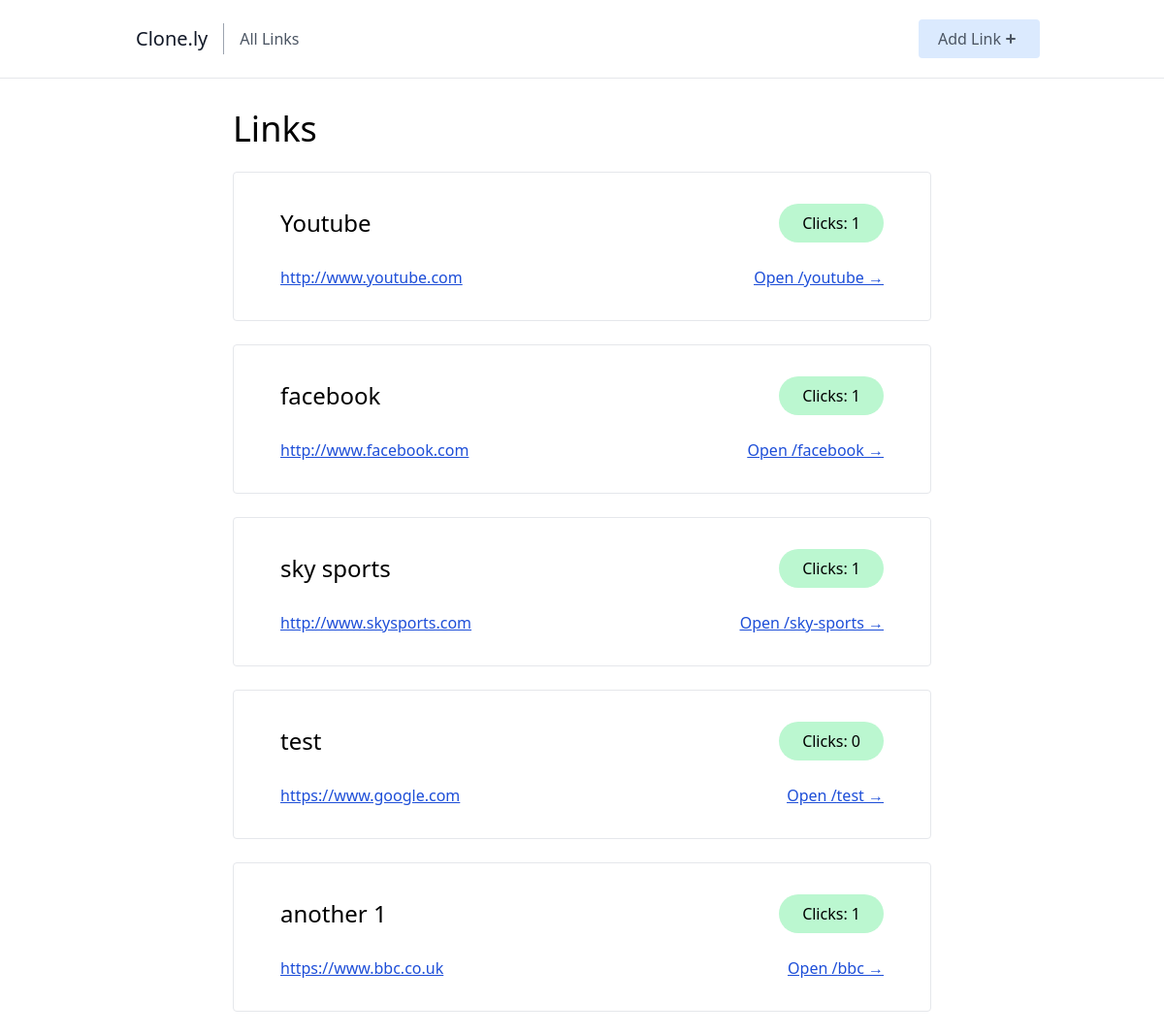
The page / on the database its author committed.
### clonely/models.py (models this page shows, shortened)
class Link(models.Model):
    name = models.CharField(max_length = 50, unique=True)
    url = models.URLField(max_length=200)
    slug = models.SlugField(unique=True, blank=True)
    clicks = models.PositiveIntegerField(default=0)

### clonely/views.py (the view)
# urls.py: path('', index, name='home'),
def index(request):
    links = Link.objects.all()
    context = {
        'links' : links,
    }
    return render(request, 'clonely/index.html', context)

### clonely/templates/clonely/index.html
{% extends 'clonely/_base.html' %}
{% block content %}
<div class="sm:w-2/3 mx-auto px-10">
    <h1 class="text-4xl mb-2">Links</h1>
    {% for link in links %}
    <div class="border rounded px-12 py-8 my-6 hover:bg-gray-50">
        <div class="flex justify-between items-center pb-6">
            <p class="text-2xl">{{link.name}}</p>
            <p class="rounded-full bg-green-200 px-6 py-2">Clicks: {{link.clicks}}</p>
        </div>
        <div class="flex justify-between items-center">
            <p><a class="underline text-blue-700" href="{{link.url}}">{{link.url}}</a></p>
            <p class="underline underline text-blue-700"><a target="_blank" href="{% url 'root-link' link.slug %}">Open /{{link.slug}} →</a></p>
        </div>
    </div>
    {% endfor %}
</div>
{% endblock content %}

### clonely/templates/clonely/_base.html (shortened to what this page needs)
<html>
    <head>
        <script src="https://cdn.tailwindcss.com"></script>
    </head>
    <body class="">
        <header class="text-gray-600 body-font border-b mb-8">
            <div class="container mx-auto flex flex-wrap px-10 py-5 flex-col md:flex-row items-center">
                <a href="{% url 'home' %}" class="flex title-font font-medium items-center text-gray-900 mb-4 md:mb-0">
                <span class="ml-3 text-xl">Clone.ly</span>
                </a>
                <nav class="md:mr-auto md:ml-4 md:py-1 md:pl-4 md:border-l md:border-gray-400	flex flex-wrap items-center text-base justify-center">
                <a href="{% url 'home' %}" class="mr-5 hover:text-gray-900">All Links</a>
                </nav>
                <a href="{% url 'create-link' %}">
                    <button class="inline-flex items-center bg-blue-100 border-0 py-2 px-5 focus:outline-none hover:bg-blue-200 rounded text-base mt-4 md:mt-0">Add Link
                        <svg xmlns="http://www.w3.org/2000/svg" class="h-5 w-5" viewBox="0 0 20 20" fill="currentColor">
                            <path fill-rule="evenodd" d="M10 5a1 1 0 011 1v3h3a1 1 0 110 2h-3v3a1 1 0 11-2 0v-3H6a1 1 0 110-2h3V6a1 1 0 011-1z" clip-rule="evenodd" />
                        </svg>
                    </button>
                </a>
            </div>
        </header>
        <div>
            {% block content %}
            {% endblock content %}
        </div>
    </body>
</html>

### rows shown on the page
Link: name "Youtube", clicks "1", url "http://www.youtube.com", slug "youtube"
Link: name "facebook", clicks "1", url "http://www.facebook.com", slug "facebook"
Link: name "sky sports", clicks "1", url "http://www.skysports.com", slug "sky-sports"
Link: name "test", clicks "0", url "https://www.google.com", slug "test"
Link: name "another 1", clicks "1", url "https://www.bbc.co.uk", slug "bbc"
